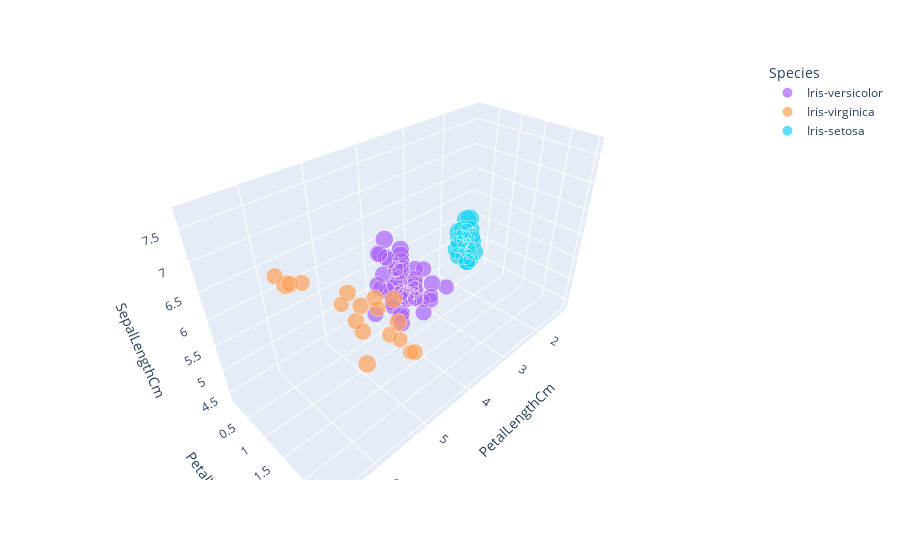

The code cell stored with this chart in its notebook:
### Code cell
n=90
binomialsampler_df=samplerBinomial(n,df)
plot3D(binomialsampler_df,'PetalLengthCm','PetalWidthCm','SepalLengthCm',size='SepalWidthCm',color='Species')

### Figure 1 — Plotly figure (JSON) as saved in the notebook; plotly's stock layout.template omitted (floating-point values rounded to 4 significant figures)
{"data": [{"hovertemplate": "Species=Iris-versicolor<br>PetalLengthCm=%{x}<br>PetalWidthCm=%{y}<br>SepalLengthCm=%{z}<br>SepalWidthCm=%{marker.size}<extra></extra>", "legendgroup": "Iris-versicolor", "marker": {"color": "#ab63fa", "size": [2.8, 2.8, 2.7, 3, 2.5, 2.6, 2.7, 3.1, 2.9, 3.4, 2.7, 2.4, 2.5, 2.8, 3.2, 2.9, 2.4, 2.9, 3, 2.9, 2.4, 2, 3, 2.5, 2.2, 3, 2.6, 3.2, 3, 3.1, 3, 2.8, 2.3, 3, 2.7, 2.6, 3.3, 3, 2.3, 2.5, 2.9, 2.7, 2.8, 3.1, 2.3, 2.9, 3.2, 2.9, 2.8, 2.2], "sizemode": "area", "sizeref": 0.0105, "symbol": "circle"}, "mode": "markers", "name": "Iris-versicolor", "scene": "scene", "showlegend": true, "type": "scatter3d", "x": [4, 4.8, 3.9, 4.4, 3.9, 3.5, 5.1, 4.4, 4.5, 4.5, 4.1, 3.8, 4, 4.7, 4.8, 3.6, 3.7, 4.6, 4.2, 4.3, 3.3, 3.5, 4.6, 4.9, 4.5, 5, 4.4, 4.5, 4.5, 4.7, 4.5, 4.5, 4.4, 4.1, 3.9, 4, 4.7, 4.2, 4, 3, 4.7, 4.2, 4.6, 4.9, 3.3, 4.2, 4.7, 4.3, 4.1, 4], "y": [1.3, 1.4, 1.2, 1.4, 1.1, 1, 1.6, 1.4, 1.5, 1.6, 1, 1.1, 1.3, 1.2, 1.8, 1.3, 1, 1.3, 1.5, 1.3, 1, 1, 1.4, 1.5, 1.5, 1.7, 1.2, 1.5, 1.5, 1.5, 1.5, 1.3, 1.3, 1.3, 1.4, 1.2, 1.6, 1.2, 1.3, 1.1, 1.4, 1.3, 1.5, 1.5, 1, 1.3, 1.4, 1.3, 1.3, 1], "z": [6.1, 6.8, 5.8, 6.6, 5.6, 5.7, 6, 6.7, 6, 6, 5.8, 5.5, 5.5, 6.1, 5.9, 5.6, 5.5, 6.6, 5.9, 6.2, 4.9, 5, 6.1, 6.3, 6.2, 6.7, 5.5, 6.4, 5.6, 6.7, 5.4, 5.7, 6.3, 5.6, 5.2, 5.8, 6.3, 5.7, 5.5, 5.1, 6.1, 5.6, 6.5, 6.9, 5, 5.7, 7, 6.4, 5.7, 6]}, {"hovertemplate": "Species=Iris-virginica<br>PetalLengthCm=%{x}<br>PetalWidthCm=%{y}<br>SepalLengthCm=%{z}<br>SepalWidthCm=%{marker.size}<extra></extra>", "legendgroup": "Iris-virginica", "marker": {"color": "#FFA15A", "size": [3, 3.3, 2.5, 2.7, 2.9, 2.8, 2.9, 3, 3.2, 2.5, 3, 3, 3.2, 3, 2.5, 2.8, 2.7, 3.8], "sizemode": "area", "sizeref": 0.0105, "symbol": "circle"}, "mode": "markers", "name": "Iris-virginica", "scene": "scene", "showlegend": true, "type": "scatter3d", "x": [5.8, 6, 4.5, 5.1, 6.3, 5.1, 5.6, 5.9, 5.1, 5.8, 5.5, 6.6, 5.3, 5.5, 5, 6.7, 5.3, 6.7], "y": [2.2, 2.5, 1.7, 1.9, 1.8, 2.4, 1.8, 2.1, 2, 1.8, 1.8, 2.1, 2.3, 2.1, 2, 2, 1.9, 2.2], "z": [6.5, 6.3, 4.9, 5.8, 7.3, 5.8, 6.3, 7.1, 6.5, 6.7, 6.5, 7.6, 6.4, 6.8, 5.7, 7.7, 6.4, 7.7]}, {"hovertemplate": "Species=Iris-setosa<br>PetalLengthCm=%{x}<br>PetalWidthCm=%{y}<br>SepalLengthCm=%{z}<br>SepalWidthCm=%{marker.size}<extra></extra>", "legendgroup": "Iris-setosa", "marker": {"color": "#19d3f3", "size": [3.2, 3, 3.3, 3.5, 3.4, 3.8, 2.3, 3, 3.7, 3.2, 3.5, 4.2, 3.4, 3.8, 3.1, 3.4, 3.5, 3, 3.4, 3.2, 3.2, 4.1], "sizemode": "area", "sizeref": 0.0105, "symbol": "circle"}, "mode": "markers", "name": "Iris-setosa", "scene": "scene", "showlegend": true, "type": "scatter3d", "x": [1.4, 1.4, 1.4, 1.3, 1.5, 1.9, 1.3, 1.3, 1.5, 1.2, 1.6, 1.4, 1.5, 1.6, 1.5, 1.6, 1.3, 1.6, 1.4, 1.3, 1.6, 1.5], "y": [0.2, 0.3, 0.2, 0.3, 0.2, 0.4, 0.3, 0.2, 0.2, 0.2, 0.6, 0.2, 0.4, 0.2, 0.1, 0.4, 0.2, 0.2, 0.2, 0.2, 0.2, 0.1], "z": [4.6, 4.8, 5, 5, 5.1, 5.1, 4.5, 4.4, 5.3, 5, 5, 5.5, 5.4, 5.1, 4.9, 5, 5.5, 5, 5.2, 4.4, 4.7, 5.2]}], "layout": {"legend": {"itemsizing": "constant", "title": {"text": "Species"}, "tracegroupgap": 0}, "margin": {"t": 60}, "scene": {"domain": {"x": [0, 1], "y": [0, 1]}, "xaxis": {"title": {"text": "PetalLengthCm"}}, "yaxis": {"title": {"text": "PetalWidthCm"}}, "zaxis": {"title": {"text": "SepalLengthCm"}}}}}
